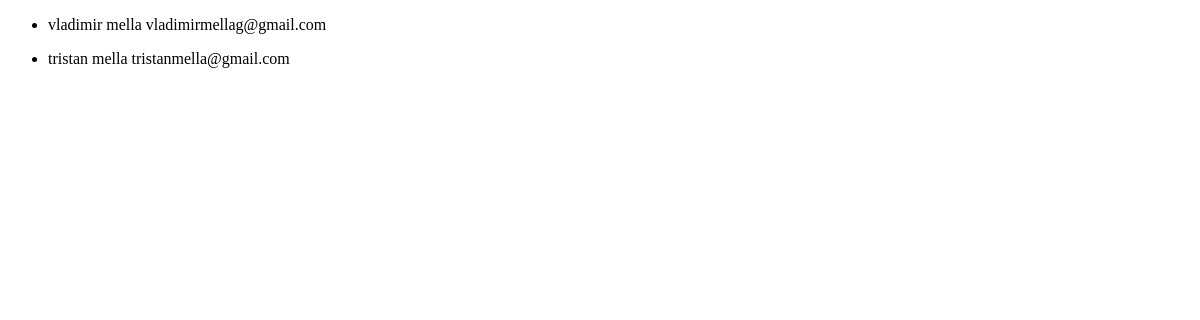
Page /estudiante/list on the earlier database version.
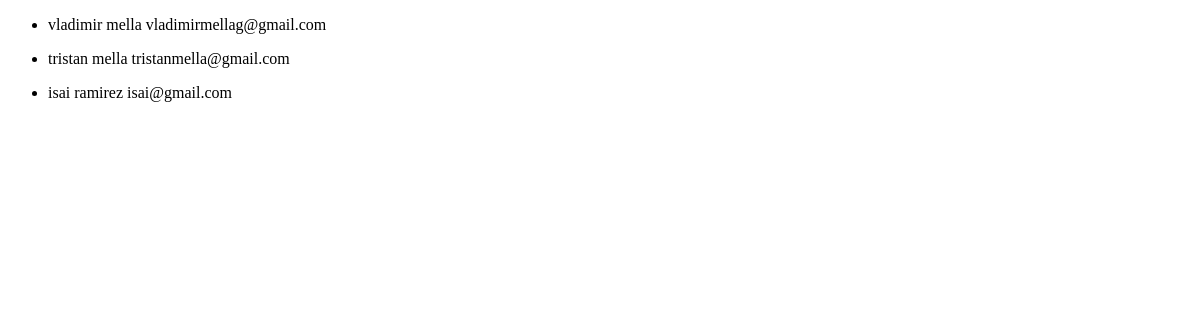
Same page on the later database version.
### core/models.py (models this page shows, shortened)
class Estudiante(models.Model) :
    nombre = models.CharField (max_length=30)
    apellido = models.CharField(max_length=30)
    email = models.EmailField()

### core/views.py (the view)
# urls.py: path('estudiante/list', views.estudiante_list, name="estudiante_list"),
def estudiante_list(request):
    consulta = models.Estudiante.objects.all()
    contexto = {"estudiantes": consulta}
    return render(request, "core/estudiante_list.html", contexto )

### core/templates/core/estudiante_list.html
{% extends 'core/base.html' %}
{% block contenido %}
    {% for estudiante in estudiantes  %}
        <ul>
          <li>
             {{estudiante.nombre}}
             {{estudiante.apellido}}
             {{estudiante.email}}
          </li>
        </ul>
    {% endfor %}
{% endblock contenido %}

### core/templates/core/base.html (shortened to what this page needs)
<!DOCTYPE html>
<html lang="es">
<head>
</head>
<body>
{% block contenido %}
{% endblock contenido %}
</body>
</html>

Differences in the rows shown:
added Estudiante: nombre "isai", apellido "ramirez", email "isai@gmail.com"
